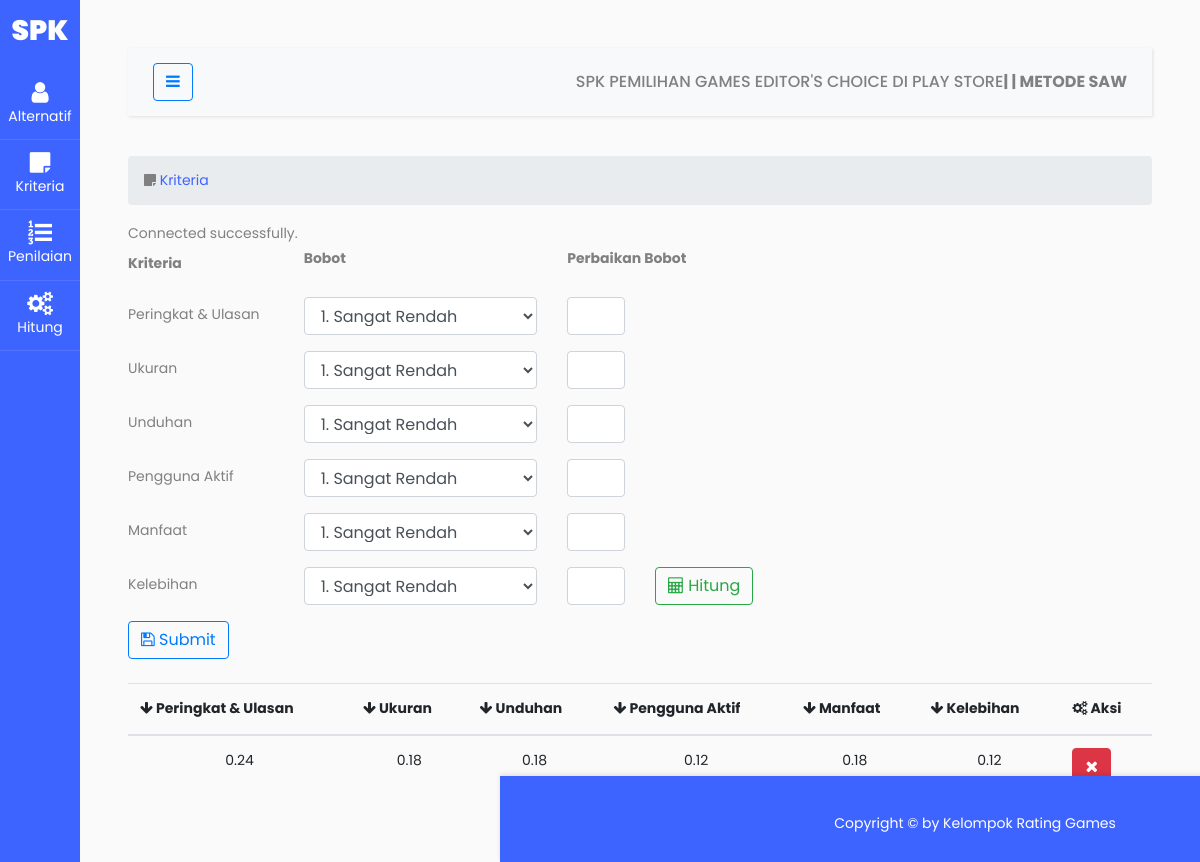
Page /kriteria.php on the committed database.
### tables this page shows
CREATE TABLE `saw_kriteria` (
  `no` int(11) NOT NULL,
  `peringkat` float NOT NULL,
  `ukuran` float NOT NULL,
  `unduhan` float NOT NULL,
  `aktif` float NOT NULL,
  `manfaat` float NOT NULL,
  `kelebihan` float NOT NULL
);

### kriteria.php (the view, shortened to what this page needs)
<!doctype html>
<html lang="en">
<?php
include 'components/head.php';
?>
<body>
  <div class="wrapper d-flex align-items-stretch">
    <?php
    include 'components/sidebar.php';
    ?>
    <div id="content" class="p-4 p-md-5">
      <?php
      include 'components/navbar.php';
      ?>
      <section id="main-content">
        <section class="wrapper">
          <div class="row">
            <div class="col-lg-12">
              <ol class="breadcrumb">
                <li><i class="fa fa-sticky-note"></i><a href="kriteria.php"> Kriteria</a></li>
              </ol>
            </div>
          </div>
          <?php
          include 'koneksi.php';
          ?>
          <form class="form-validate form-horizontal" id="register_form" method="post" action="">
            <div class="form-group row">
              <label class="col-sm-2 col-form-label"><b>Kriteria</b></label>
              <div class="col-sm-3">
                <label><b>Bobot</b></label>
              </div>
              <div class="col-sm-2">
                <label><b>Perbaikan Bobot</b></label>
              </div>
            </div>
            <div class="form-group row">
              <label class="col-sm-2 col-form-label">Peringkat & Ulasan</label>
              <div class="col-sm-3">
                <select class="form-control" name="peringkat_param" id="peringkat_param">
                  <option>1. Sangat Rendah</option>
                </select>
              </div>
              <div class="col-sm-1">
                <input type="text" class="form-control" name="peringkat" id="peringkat">
              </div>
            </div>
            <div class="form-group row">
              <label class="col-sm-2 col-form-label">Ukuran</label>
              <div class="col-sm-3">
                <select class="form-control" name="ukuran_param" id="ukuran_param">
                  <option>1. Sangat Rendah</option>
                </select>
              </div>
              <div class="col-sm-1">
                <input type="text" class="form-control" name="ukuran" id="ukuran">
              </div>
            </div>
            <div class="form-group row">
              <label class="col-sm-2 col-form-label">Unduhan</label>
              <div class="col-sm-3">
                <select class="form-control" name="unduhan_param" id="unduhan_param">
                  <option>1. Sangat Rendah</option>
                </select>
              </div>
              <div class="col-sm-1">
                <input type="text" class="form-control" name="unduhan" id="unduhan">
              </div>
            </div>
            <div class="form-group row">
              <label class="col-sm-2 col-form-label">Pengguna Aktif</label>
              <div class="col-sm-3">
                <select class="form-control" name="aktif_param" id="aktif_param">
                  <option>1. Sangat Rendah</option>
                </select>
              </div>
              <div class="col-sm-1">
                <input type="text" class="form-control" name="aktif" id="aktif">
              </div>
            </div>
            <div class="form-group row">
              <label class="col-sm-2 col-form-label">Manfaat</label>
              <div class="col-sm-3">
                <select class="form-control" name="manfaat_param" id="manfaat_param">
                  <option>1. Sangat Rendah</option>
                </select>
              </div>
              <div class="col-sm-1">
                <input type="text" class="form-control" name="manfaat" id="manfaat">
              </div>
            </div>
            <div class="form-group row">
              <label class="col-sm-2 col-form-label">Kelebihan</label>
              <div class="col-sm-3">
                <select class="form-control" name="kelebihan_param" id="kelebihan_param">
                  <option>1. Sangat Rendah</option>
                </select>
              </div>
              <div class="col-sm-1">
                <input type="text" class="form-control" name="kelebihan" id="kelebihan">
              </div>
              <div class="col-sm-2">
                <button class="btn btn-outline-success" type="button" id="hitung" onclick="fungsiku()" name="hitung"><i class="fa fa-calculator"></i> Hitung</button>
              </div>
            </div>
            <div class="mb-4">
              <button class="btn btn-outline-primary" type="submit" name="submit"><i class="fa fa-save"></i> Submit</button>
            </div>
          </form>
          <table class="table">
            <thead>
              <tr>
                <th><i class="fa fa-arrow-down"></i> Peringkat & Ulasan</th>
                <th><i class="fa fa-arrow-down"></i> Ukuran</th>
                <th><i class="fa fa-arrow-down"></i> Unduhan</th>
                <th><i class="fa fa-arrow-down"></i> Pengguna Aktif</th>
                <th><i class="fa fa-arrow-down"></i> Manfaat</th>
                <th><i class="fa fa-arrow-down"></i> Kelebihan</th>
                <th><i class="fa fa-cogs"></i> Aksi</th>
              </tr>
            </thead>
            <?php
            $sql = "SELECT * FROM saw_kriteria";
            $hasil = $conn->query($sql);
            $rows = $hasil->num_rows;
            if ($rows > 0) {
              while ($row = $hasil->fetch_row()) {
            ?>
                <tr>
                  <td Align="center"><?= $row[1] ?></td>
                  <td Align="center"><?= $row[2] ?></td>
                  <td Align="center"><?= $row[3] ?></td>
                  <td Align="center"><?= $row[4] ?></td>
                  <td Align="center"><?= $row[5] ?></td>
                  <td Align="center"><?= $row[6] ?></td>
                  <td>
                    <div class="btn-group">
                      <a class="btn btn-danger" href="kriteria_hapus.php?id=<?= $row[0] ?>"><i class="fa fa-close"></i></a>
                    </div>
                  </td>
                </tr>
            <?php }
            } else {
              echo "<tr>
                  <td>Data Tidak Ada</td>
              <tr>";
            } ?>
          </table>
        </section>
      </section>
    </div>
  </div>
</body>
<?php
include 'components/foot.php';
?>
</html>

### rows in the picture
saw_kriteria: peringkat "0.24", ukuran "0.18", unduhan "0.18", aktif "0.12", manfaat "0.18", kelebihan "0.12"
